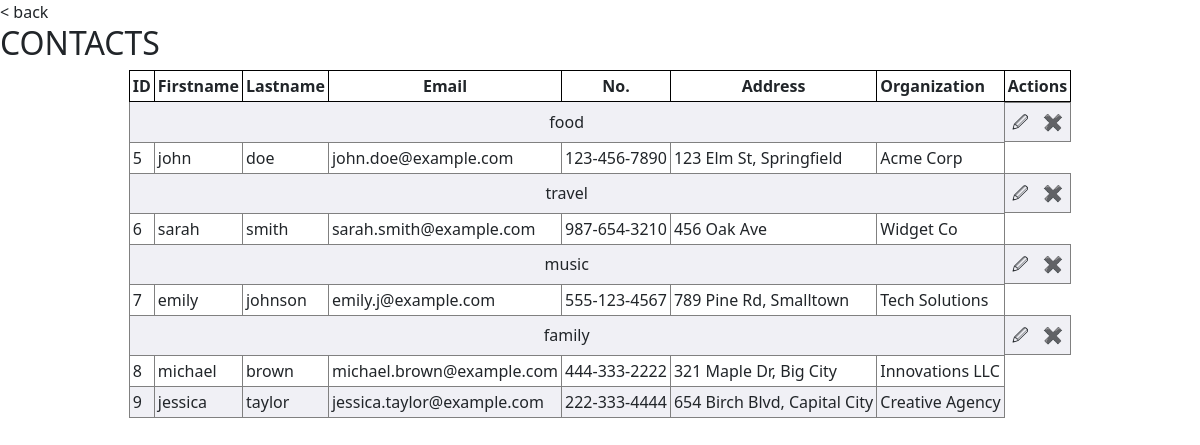
Page /contactcategory on the committed database.
### tables this page shows
CREATE TABLE contact (
    contact_id INTEGER PRIMARY KEY AUTOINCREMENT,
    contact_firstname TEXT,
    contact_lastname TEXT,
    contact_email TEXT,
    contact_no TEXT,
    contact_address TEXT,
    contact_organisation TEXT);

CREATE TABLE category (
    category_id INTEGER PRIMARY KEY AUTOINCREMENT,
    category_name TEXT);

### app.py (the view)
@app.route('/contactcategory')
def contactcategory():
    myconn = sqlite3.connect('database.db')
    cursor = myconn.cursor()
    query = '''
    SELECT c.contact_id, c.contact_firstname, c.contact_lastname, c.contact_email,
           c.contact_no, c.contact_address, c.contact_organisation, cat.category_name
    FROM contact c
    JOIN contact_category cc ON c.contact_id = cc.contact_id
    JOIN category cat ON cc.category_id = cat.category_id
    '''
    cursor.execute(query)
    rows = cursor.fetchall()
    cursor.close()
    myconn.close()
    contacts = {}
    for row in rows:
        category_name = row[-1]
        if category_name not in contacts:
            contacts[category_name] = []
        contacts[category_name].append(row)
    return render_template('contactcategory.html', contacts=contacts)

### templates/contactcategory.html (shortened to what this page needs)
{% extends 'base.html' %}
{% block body %}
<br>
<h2>CONTACTS</h2>
 <table>
              <tr>
                <th>ID </th>
                <th>Firstname</th>
                <th>Lastname</th>
                <th><center>Email</center></th>
                <th><center>No.</center></th>
                <th><center>Address</center></th>
                <th>Organization</th>
                <th>Actions</th>
              </tr>
    {% for category, contact in contacts.items() %}
        <tr>
            <td colspan="7" class="category-td"><center>{{ category }}</center></td>
            <td class="action-td">
            <form action="{{url_for('gathercategory')}}" method = "POST" >
            <button class="update-btn">🖉</button></form>
            <form action="{{url_for('deletecategory')}}" method = "POST" >
            <button class="update-btn">✖️</button></form>
            </td>
        </tr>
            {% for item in contact %}
                <tr>
                    <td>{{ item[0] }}</td>
                    <td>{{ item[1] }}</td>
                    <td>{{ item[2] }}</td>
                    <td>{{ item[3] }}</td>
                    <td>{{ item[4] }}</td>
                    <td>{{ item[5] }}</td>
                    <td>{{ item[6] }}</td>
        </tr>
            {% endfor %}
    {% endfor %}
 </table>
{% endblock %}

### templates/base.html (shortened to what this page needs)
<!DOCTYPE html>
<html>
<head>
	<link rel="stylesheet" type="text/css" href="https://cdn.jsdelivr.net/npm/bootstrap@5.3.3/dist/css/bootstrap.min.css">
	<link rel="stylesheet" type="text/css" href="{{url_for('static', filename='css/first.css') }}">
</head>
<body>
<a onclick="window.history.back()" class="back">< back</a>
{% block body %}
{% endblock %}
</body>
</html>

### static/css/first.css (style rules this page uses)
a { text-decoration: none; color : rgb(33, 37, 41); }
th { border: 1px black solid; border-radius:12px; }
td { border: 1px grey solid; }
td,th { padding:3px; }
tr:nth-child(even) { background-color: #f0f0f5; }
table { margin:0 auto; }
button { background-color: #b3cccc; color: black; padding: 7px; border: none; border-radius: 4px; cursor: pointer; font-size: 16px; width: 95%; }
.update-btn { background-color: inherit; color: inherit; }
.action-td { display: flex; padding: 0; border-left: none; }
.back { cursor: pointer; }

### rows in the picture
contact: category_name "food", contact_id "5", contact_firstname "john", contact_lastname "doe", contact_email "john.doe@example.com", contact_no "123-456-7890", contact_address "123 Elm St, Springfield", contact_organisation "Acme Corp"
contact: category_name "travel", contact_id "6", contact_firstname "sarah", contact_lastname "smith", contact_email "sarah.smith@example.com", contact_no "987-654-3210", contact_address "456 Oak Ave", contact_organisation "Widget Co"
contact: category_name "music", contact_id "7", contact_firstname "emily", contact_lastname "johnson", contact_email "emily.j@example.com", contact_no "555-123-4567", contact_address "789 Pine Rd, Smalltown", contact_organisation "Tech Solutions"
contact: category_name "family", contact_id "8", contact_firstname "michael", contact_lastname "brown", contact_email "michael.brown@example.com", contact_no "444-333-2222", contact_address "321 Maple Dr, Big City", contact_organisation "Innovations LLC"
contact: contact_id "9", contact_firstname "jessica", contact_lastname "taylor", contact_email "jessica.taylor@example.com", contact_no "222-333-4444", contact_address "654 Birch Blvd, Capital City", contact_organisation "Creative Agency"
